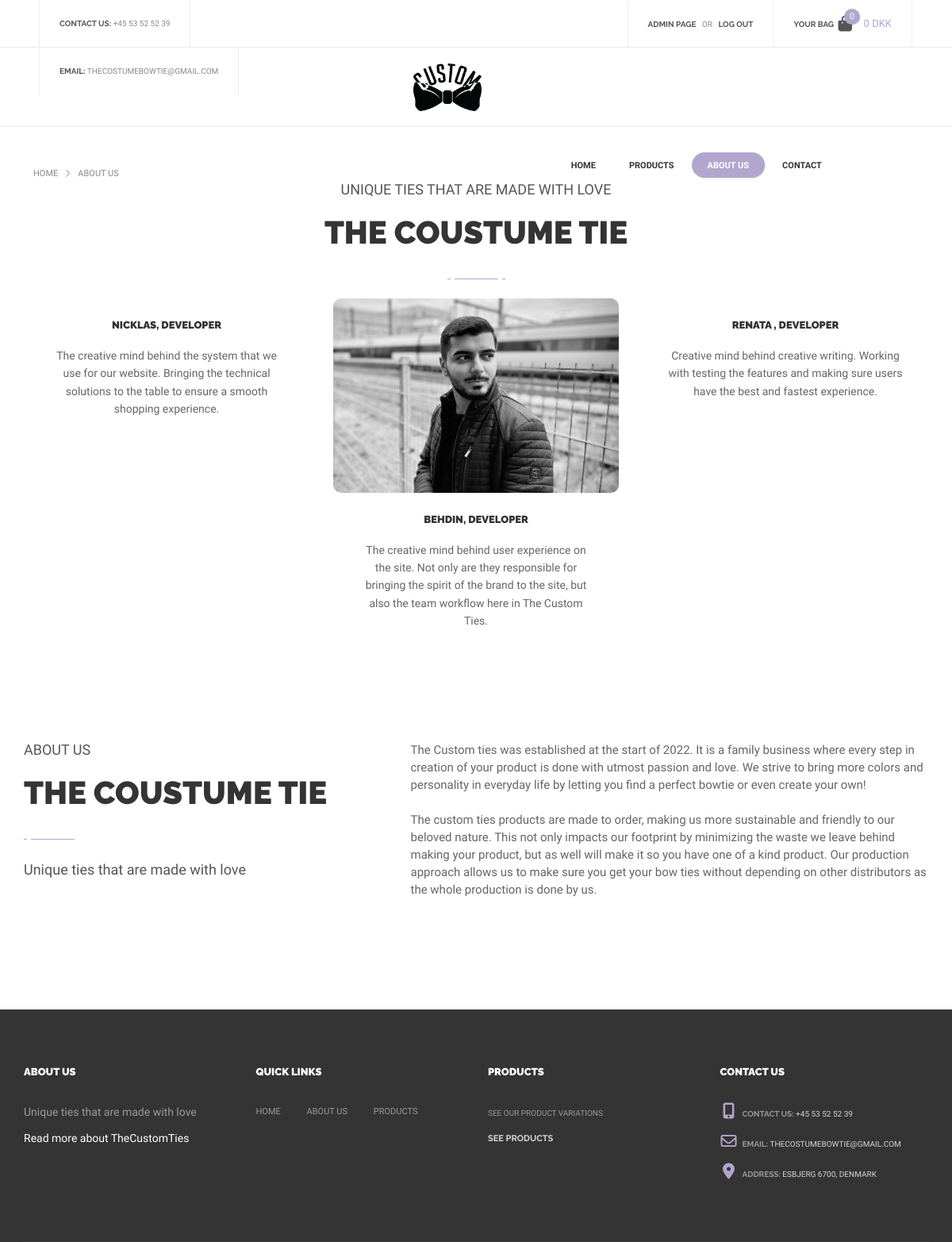
The page /AboutUS (signed in) on the database its author committed.
### tables this page shows
CREATE TABLE IF NOT EXISTS frontpage (
    id varchar(50) NOT NULL PRIMARY KEY,
    `text` text
);

### index.php (called while the page is built, shortened)
<?php
    $request = $_SERVER["REQUEST_URI"];
    $router = new Router($request);
    $router->get('/', 'views/frontend/Home');
    $router->get('/profile', 'views/login/profile');
    $router->get('/editProfileFunction', 'controllers/editProfile');
    $router->get('/loginFunction', 'controllers/login');
    $router->get('/loginFailedFunction', 'controllers/loginFailed');
    $router->get('/signupFunction', 'controllers/signup');
    $router->get('/logoutFunction', 'controllers/logout');
    $router->get('/Product', 'views/frontend/Product');
    $router->get('/ProductType', 'views/frontend/productType');
    $router->get('/ProductSale', 'views/frontend/productSale');
    $router->get('/AboutUS', 'views/frontend/AboutUS');

### models/handlers/frontpageHandler.php (called while the page is built, shortened)
<?php
$rootPath = "";
require_once $rootPath . "public/dbconn.php";
require_once $rootPath . "models/sql/frontpage.php";
class FrontpageHandler extends Frontpage{
    public $db;
    public function __construct($db) {
        $this->db = $db;
    }
    public function getFrontpage(){
        $getFrontpage = $this->db->prepare($this->getAllFrontpageQuery);
        $getFrontpage->execute();
        return $getFrontpage->fetchAll();
    }
}
$FrontpageHandler = new FrontpageHandler($db);

### controllers/frontpage.php (called while the page is built, shortened)
<?php
$dataset = $FrontpageHandler->getFrontpage();
foreach($dataset as $data){
    if($data['id'] == 'phone'){
        $phone = $data['text'];
    }
    if($data['id'] == 'email'){
        $email = $data['text'];
    }
    if($data['id'] == 'address'){
        $address = $data['text'];
    }
    if($data['id'] == 'nav1'){
        $nav1 = $data['text'];
    }
    if($data['id'] == 'nav2'){
        $nav2 = $data['text'];
    }
    if($data['id'] == 'nav3'){
        $nav3 = $data['text'];
    }
    if($data['id'] == 'nav4'){
        $nav4 = $data['text'];
    }
    if($data['id'] == 'aboutPageTitle1'){
        $aboutPageTitle1 = $data['text'];
    }
    if($data['id'] == 'aboutPageText1'){
        $aboutPageText1 = $data['text'];
    }
    if($data['id'] == 'aboutUsImageTwo'){
        $aboutUsImageTwo = $data['text'];
    }
    if($data['id'] == 'aboutPageTitle2'){
        $aboutPageTitle2 = $data['text'];
    }
    if($data['id'] == 'aboutPageText2'){
        $aboutPageText2 = $data['text'];
    }
    if($data['id'] == 'aboutPageTitle3'){
        $aboutPageTitle3 = $data['text'];
    }
    if($data['id'] == 'aboutPageText3'){
        $aboutPageText3 = $data['text'];
    }
    if($data['id'] == 'aboutusSubtitle'){
        $aboutusSubtitle = $data['text'];
    }
    if($data['id'] == 'aboutusSlogan'){
        $aboutusSlogan = $data['text'];
    }
    if($data['id'] == 'aboutusTitle'){
        $aboutusTitle = $data['text'];
    }
    if($data['id'] == 'aboutUs1'){
        $aboutUs1 = $data['text'];
    }
    if($data['id'] == 'aboutUs2'){
        $aboutUs2 = $data['text'];
    }
}

### controllers/cartManager.php (called while the page is built, shortened)
<?php
$total = 0;

### views/frontend/AboutUS.php (the view, shortened to what this page needs)
<?php
    $rootPath = "";
    $pageName = "About Us";
    require_once $rootPath . "views/frontend/partials/header.php";
    require_once $rootPath . "models/handlers/frontpageHandler.php";
    require_once $rootPath . "controllers/frontpage.php";
?>
    <div class="empty-space col-xs-b35 col-md-b70"></div>
<div class="breadcrumbs SiteMap">
    <?php
    for($i = 0; $i < count($_SESSION['breadcrumbs']); $i++){
        $link = $_SESSION['breadcrumbsLinks'][$i];
        echo "<a class='breadcrumb-flex' href='$link'> ".$_SESSION['breadcrumbs'][$i]."</a>";
    }
    ?>
</div>
<div class="container">
    <div class="text-center">
        <div class="simple-article size-3 grey uppercase col-xs-b5"><?php echo $aboutusSlogan ?></div>
        <div class="h2"><?php echo $aboutusTitle ?></div>
        <div class="title-underline center"><span></span></div>
    </div>
</div>
<div class="container">
    <div class="slider-wrapper">
        <div class="swiper-container" data-breakpoints="1" data-xs-slides="1" data-sm-slides="2" data-md-slides="2"
            data-lt-slides="3" data-slides-per-view="3" data-space="30">
            <div class="swiper-wrapper">
                <div class="swiper-slide">
                    <div class="icon-description-shortcode style-2">
                        <div class="content">
                            <h6 class="title h6"><?php echo $aboutPageTitle1?></h6>
                            <div class="description simple-article size-2"><?php echo $aboutPageText1?></div>
                        </div>
                    </div>
                </div>
                <div class="swiper-slide">
                    <div class="icon-description-shortcode style-2">
                        <img class="image-icon image-thumbnail rounded-image" src="uploads/<?php echo $aboutUsImageTwo?>"
                            alt="" />
                        <div class="content">
                            <h6 class="title h6"><?php echo $aboutPageTitle2?></h6>
                            <div class="description simple-article size-2"><?php echo $aboutPageText2?></div>
                        </div>
                    </div>
                </div>
                <div class="swiper-slide">
                    <div class="icon-description-shortcode style-2">
                        <div class="content">
                            <h6 class="title h6"><?php echo $aboutPageTitle3?></h6>
                            <div class="description simple-article size-2"><?php echo $aboutPageText3?></div>
                        </div>
                    </div>
                </div>
            </div>
        </div>
    </div>
</div>
<div class="empty-space col-xs-b35 col-md-b70"></div>
<div class="empty-space col-xs-b35 col-md-b70"></div>
<div class="container">
    <div class="row">
        <div class="col-sm-5">
            <div class="simple-article size-3 grey uppercase col-xs-b5"><?php echo $aboutusSubtitle ?></div>
            <div class="h2"><?php echo $aboutusTitle ?></div>
            <div class="title-underline left"><span></span></div>
            <div class="simple-article size-4 grey"><?php echo $aboutusSlogan ?></div>
        </div>
        <div class="col-sm-7">
            <div class="simple-article size-3">
                <p><?php echo $aboutUs1 ?></p>
                <p><?php echo $aboutUs2 ?>
                </p>
            </div>
        </div>
    </div>
</div>
<div class="empty-space col-xs-b35 col-md-b70"></div>
<div class="empty-space col-xs-b35 col-md-b70"></div>
<?php
    require_once $rootPath . "views/frontend/partials/footer.php";
?>

### views/frontend/partials/header.php (shortened to what this page needs)
<?php
    require_once $rootPath . "models/handlers/frontpageHandler.php";
    require_once $rootPath . "models/handlers/ProductsHandler.php";
    require_once $rootPath . "controllers/frontpage.php";
    require_once $rootPath . "controllers/cartManager.php";
?>
<!DOCTYPE html>
<html lang="en">
<head>
    <link href="https://cdnjs.cloudflare.com/ajax/libs/font-awesome/6.2.0/css/all.min.css" rel="stylesheet">
    <link href="<?php echo BASE_URL ?>/views/frontend/partials/css/TheCostumCSS.css" rel="stylesheet">
    <link href="<?php echo BASE_URL ?>/views/frontend/partials/css/bootstrap.extension.css" rel="stylesheet">
    <link href="<?php echo BASE_URL ?>/views/frontend/partials/css/bootstrap.min.css" rel="stylesheet">
    <link href="<?php echo BASE_URL ?>/views/frontend/partials/css/style.css" rel="stylesheet">
    <link href="<?php echo BASE_URL ?>/views/frontend/partials/css/swiper.css" rel="stylesheet">
    <link href="<?php echo BASE_URL ?>/views/frontend/partials/css/sumoselect.css" rel="stylesheet">
    <link href="<?php echo BASE_URL ?>/views/frontend/partials/css/font-awesome.min.css" rel="stylesheet">
</head>
<body>
    <div id="content-block">
        <header>
            <div class="header-top">
                <div class="content-margins">
                    <div class="row">
                        <div class="col-md-5 hidden-xs hidden-sm">
                            <div class="entry">
                                <b>contact us:</b>
                                <a href="tel:+4553525239"><?php echo $phone ?></a>
                            </div>
                            <div class="entry">
                                <b>email:</b>
                                <a href="mailto:thecostumebowtie@gmail.com"><?php echo $email ?></a>
                            </div>
                        </div>
                        <div class="col-md-7 col-md-text-right">
                            <?php
                                if (!isset($_SESSION["loggedin"]) || $_SESSION["loggedin"] != true) {
                            ?>
                                    <div class="entry">
                                        <a class="open-popup" data-rel="1"><b>login</b></a>
                                        &nbsp; or &nbsp;
                                        <a class="open-popup" data-rel="2"><b>register</b></a>
                                    </div>
                            <?php
                                } else {
                            ?>
                                    <div class="entry">
                                        <?php
                                            if ($_SESSION["adminLayout"] == true){
                                        ?>
                                        <a href="/adminFrontpage"><b>Admin Page</b></a>
                                        &nbsp; or &nbsp;
                                        <?php
                                            }
                                        ?>
                                        <a href="/logoutFunction"><b>Log out</b></a>
                                    </div>
                            <?php
                                }
                            ?>
                            <div class="entry hidden-xs hidden-sm cart">
                                <a href="Checkout">
                                    <b class="hidden-xs">Your bag</b>
                                    <?php
                                        $amountOfItems = 0;
                                    ?>
                                    <span class="cart-icon">
                                        <i class="fa fa-shopping-bag" aria-hidden="true"></i>
                                        <span class="cart-label"><?php echo $amountOfItems ?></span>
                                    </span>
                                    <span class="cart-title hidden-xs"><?php echo $total ?> DKK</span>
                                </a>
                            </div>
                        </div>
                    </div>
                </div>
            </div>
            <div class="header-bottom">
                <div class="content-margins">
                    <div class="row">
                        <div class="col-xs-3 col-sm-1">
                            <a id="logo" href="/"><img src="assets/icons/logo-2.png" alt="" /></a>
                        </div>
                        <div class="col-xs-9 col-sm-11 text-right">
                            <div class="nav-wrapper">
                                <nav>
                                    <ul>
                                        <li <?php echo $pageName == "Home" ? 'class="active"' : "" ?>>
                                            <a href="/"><?php echo $nav1 ?></a>
                                        </li>
                                        <li style="margin-left: 2px;" <?php echo $pageName == "Product" ? 'class="active"' : "" ?>>
                                            <a href="Product"><?php echo $nav2 ?></a>
                                        </li>
                                        <li style="margin-left: 2px;" <?php echo $pageName == "About Us" ? 'class="active"' : "" ?>>
                                            <a href="AboutUS"><?php echo $nav3 ?></a>
                                        </li>
                                        <li style="margin-left: 2px;" <?php echo $pageName == "Contact Us" ? 'class="active"' : "" ?>>
                                            <a href="Contact"><?php echo $nav4 ?></a>
                                        </li>
                                    </ul>
                                </nav>
                            </div>
                        </div>
                    </div>
                </div>
            </div>
        </header>

### views/frontend/partials/footer.php (shortened to what this page needs)
<?php
    require_once $rootPath . "models/handlers/frontpageHandler.php";
    require_once $rootPath . "controllers/frontpage.php";
?>
<footer>
            <div class="container">
                <div class="footer-top">
                    <div class="row">
                        <div class="col-sm-6 col-md-3 col-xs-b30 col-md-b0">
                            <h6 class="h6 light"><?php echo $aboutusSubtitle ?></h6>
                            <div class="empty-space col-xs-b20"></div>
                            <div class="simple-article size-2 light fulltransparent margin-15"><?php echo $aboutusSlogan ?></div>
                            <div class="description">
                                    <a href="/AboutUS" class="title">Read more about TheCustomTies</a>
                            </div>
                            <div class="empty-space col-xs-b20"></div>
                        </div>
                        <div class="col-sm-6 col-md-3 col-xs-b30 col-md-b0">
                            <h6 class="h6 light">quick links</h6>
                            <div class="empty-space col-xs-b20"></div>
                            <div class="footer-column-links">
                                <div class="row">
                                    <div class="col-xs-6 footer-links-flex">
                                        <a href="/">home</a>
                                        <a href="/AboutUS">about us</a>
                                        <a href="/Product">products</a>
                                    </div>
                                </div>
                            </div>
                        </div>
                        <div class="col-sm-6 col-md-3 col-xs-b30 col-sm-b0">
                            <h6 class="h6 light">Products</h6>
                            <div class="empty-space col-xs-b20"></div>
                            <div class="footer-post-preview clearfix">
                                <div class="description">
                                    <div class="date">See our product variations</div>
                                    <a href="/Product" class="title">See products</a>
                                </div>
                            </div>
                        </div>
                        <div class="col-sm-6 col-md-3">
                            <h6 class="h6 light">Contact us</h6>
                            <div class="empty-space col-xs-b20"></div>
                                <div class="footer-contact"><i class="fa fa-mobile" aria-hidden="true"></i> contact us: <a href="tel:+4553525239"><?php echo $phone ?></a></div>
                                <div class="footer-contact"><i class="fa fa-envelope-o" aria-hidden="true"></i> email: <a href="mailto:thecostumebowtie@gmail.com"><?php echo $email ?></a></div>
                                <div class="footer-contact"><i class="fa fa-map-marker" aria-hidden="true"></i> address: <a href="#"><?php echo $address ?></a></div>
                        </div>
                    </div>
                </div>
            </div>
        </footer>
</body>
</html>

### views/frontend/partials/css/TheCostumCSS.css (style rules this page uses)
.swiper-wrapper { cursor: url(../../../assets/img/drag.png) 16 9, ew-resize; }
.breadcrumbs { margin-left: 20px; }
.SiteMap { margin-left: 3.5%; display: flex; }
.uppercase { text-transform:uppercase; }
.date, .description { margin-bottom: 15px; color: white; }
.margin-15 { margin-bottom: 15px; }
.footer-links-flex { display: flex; justify-content: space-between; width: 80% !important; }

### rows shown on the page
frontpage: text "+45 53 52 52 39"
frontpage: text "THECOSTUMEBOWTIE@GMAIL.COM"
frontpage: text "HOME"
frontpage: text "PRODUCTS"
frontpage: text "ABOUT US"
frontpage: text "CONTACT"
frontpage: text "UNIQUE TIES THAT ARE MADE WITH LOVE", text "Unique ties that are made with love"
frontpage: text "THE COUSTUME TIE"
frontpage: text "NICKLAS, DEVELOPER"
frontpage: text "The creative mind behind the system that we use for our website. Bringing the technical solutions to the table to ensure a smooth shopping experience."
frontpage: text (picture)
frontpage: text "BEHDIN, DEVELOPER"
frontpage: text "The creative mind behind user experience on the site. Not only are they responsible for bringing the spirit of the brand to the site, but also the team workflow here in The Custom Ties."
frontpage: text "RENATA , DEVELOPER"
frontpage: text "Creative mind behind creative writing. Working with testing the features and making sure users have the best and fastest experience."
frontpage: text "ABOUT US"
frontpage: text "The Custom ties was established at the start of 2022. It is a family business where every step in creation of your product is done with utmost passion and love. We strive to bring more colors and personality in everyday life by letting you find a perfect bowtie or even create your own!"
frontpage: text "The custom ties products are made to order, making us more sustainable and friendly to our beloved nature. This not only impacts our footprint by minimizing the waste we leave behind making your product, but as well will make it so you have one of a kind product. Our production approach allows us to make sure you get your bow ties without depending on other distributors as the whole production is done by us."
frontpage: text "ESBJERG 6700, DENMARK"

### other values the page prints
$amountOfItems "0"
$total "0"
$_SESSION['breadcrumbs'][$i] "HOME"
$_SESSION['breadcrumbs'][$i] "ABOUT US"
